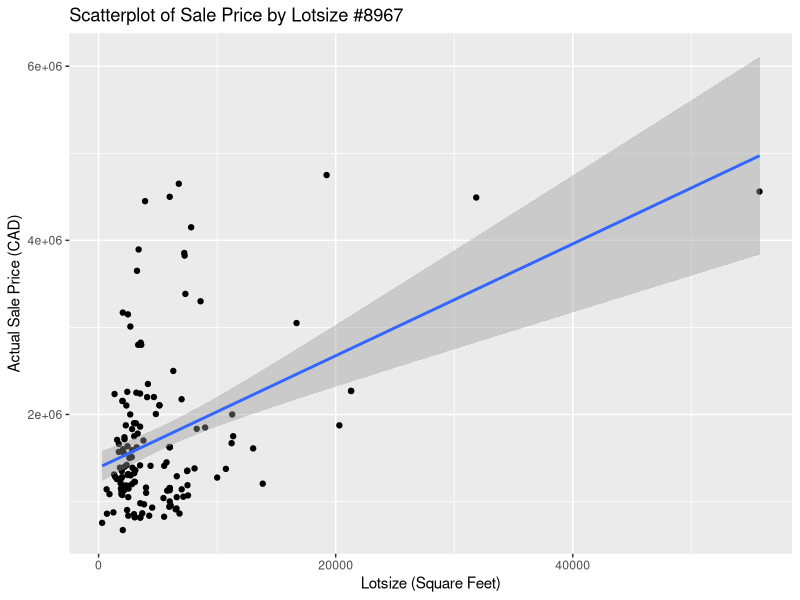
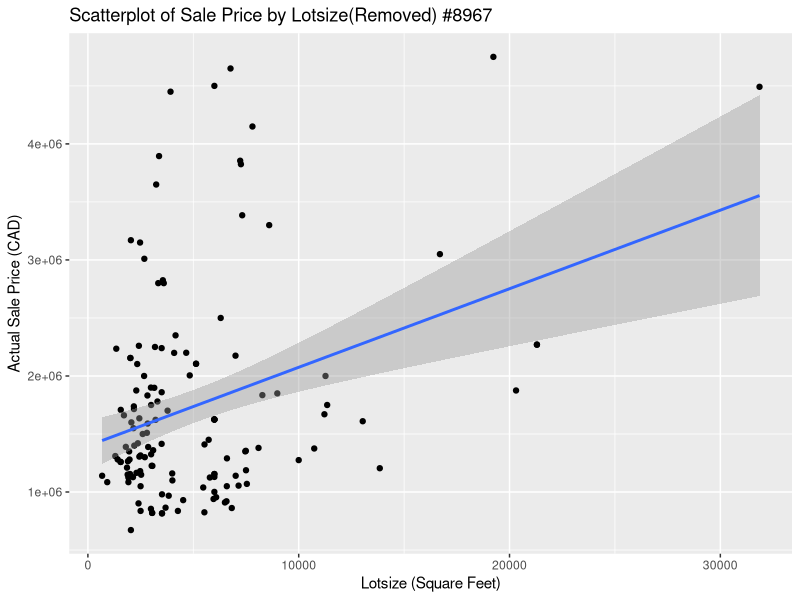
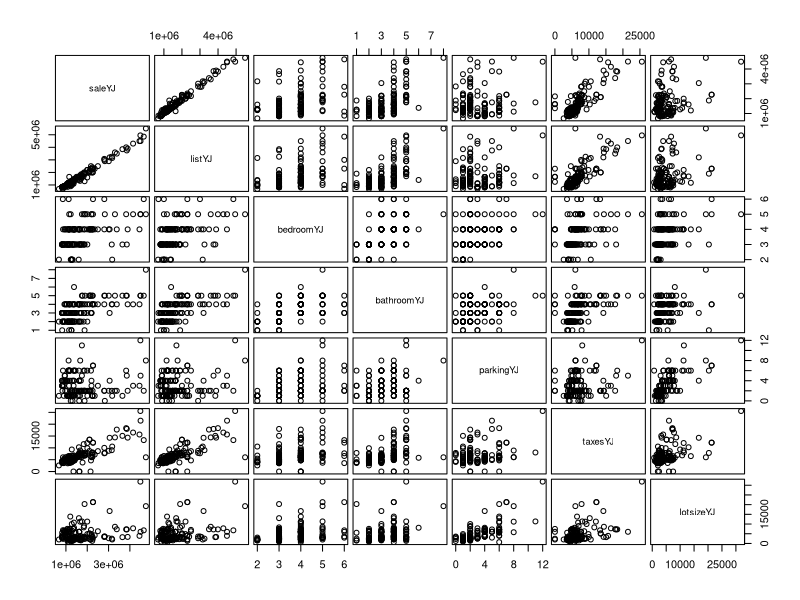
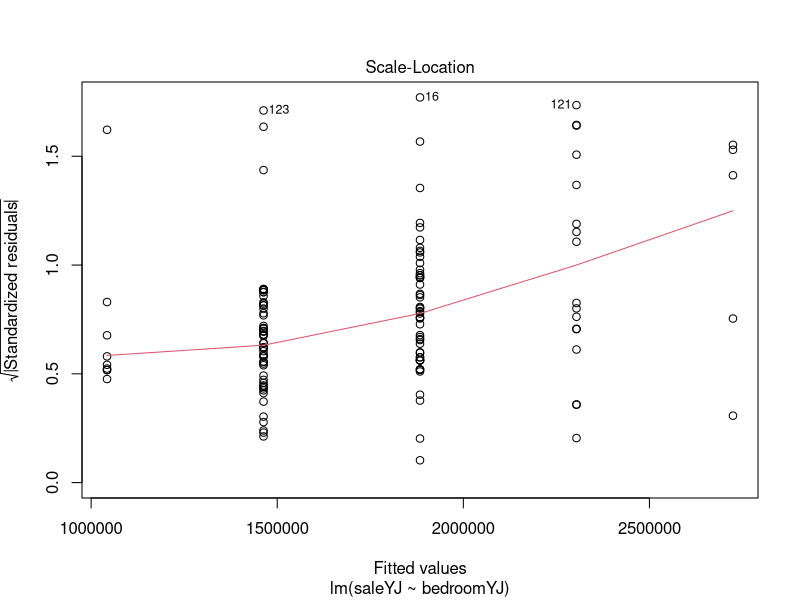
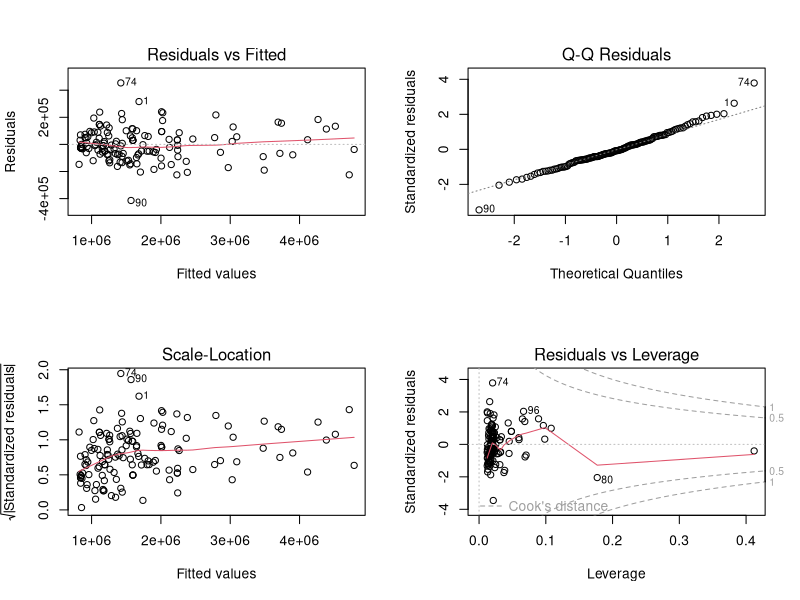

The R script that drew these images, in order:
## ---- chunk 1
knitr::opts_chunk$set(echo = TRUE)
## ---- chunk 2
# set working directory and libraries
library(tidyverse)
library(dplyr)
dataYJ=read.csv("real203.csv")
attach(dataYJ)
glimpse(dataYJ)
## ---- chunk 3
# collect sample data
# (a)
set.seed(1004728967) # set the seed of randomization
id8967=sample(nrow(dataYJ),150) #ids of 150 random samples
sample8967 = dataYJ[id8967,] # 150 samples drawn from the population
id8967
## ---- chunk 4
lotsize = sample8967$lotlength * sample8967$lotwidth
sampleYJ = select (sample8967,-c(lotwidth, lotlength))
sampleYJ$lotsize = lotsize # replace lotwidth, lotlength with lotsize
## ---- chunk 5
summary(sampleYJ)
## ---- chunk 6
mlist=lm(sampleYJ[,2]~sampleYJ[,10]) #SLR model
ggplot(sampleYJ, aes(x=sampleYJ[,10],y=sampleYJ[,2]))+geom_point()+labs(title="Scatterplot of Sale Price by Lotsize #8967")+xlab('Lotsize (Square Feet)')+ylab('Actual Sale Price (CAD)')+geom_smooth(method ="lm")
# use tidyverse gg-plot to get scatter plots
## ---- chunk 7
sub8967=filter(sampleYJ,lotsize != 'NA', parking != 'NA', taxes != 'NA', lotsize<40000)
# remove all the missing values and a leverage point

ggplot(sub8967, aes(x=sub8967[,10],y=sub8967[,2]))+geom_point()+labs(title="Scatterplot of Sale Price by Lotsize(Removed) #8967")+xlab('Lotsize (Square Feet)')+ylab('Actual Sale Price (CAD)')+geom_smooth(method ="lm")

## ---- chunk 8
subYJ = select (sub8967,-c(maxsqfoot))
# we use data subYJ from now on
## ---- chunk 9
# define cleaned data variables for convenience
saleYJ = subYJ$sale
listYJ = subYJ$list
bedroomYJ = subYJ$bedroom
bathroomYJ = subYJ$bathroom
parkingYJ = subYJ$parking
taxesYJ = subYJ$taxes
lotsizeYJ = subYJ$lotsize
locationYJ = subYJ$location

#generate pairwise correlation and scatter plot matrices
numericx=cbind(saleYJ,listYJ,bedroomYJ,bathroomYJ,parkingYJ,taxesYJ,lotsizeYJ)
round(cor(numericx,use = "complete.obs"), 4)
pairs(~saleYJ+listYJ+bedroomYJ+bathroomYJ+parkingYJ+taxesYJ+lotsizeYJ,
      data=subYJ,gap=0.4,cex.labels=0.85)
## ---- chunk 10
a = cor(numericx,use = "complete.obs")[1,]
rank(-c(a))
## ---- chunk 11
lm_tax_sale=lm(saleYJ~bedroomYJ)
plot(lm_tax_sale, which=c(3,3))
## ---- chunk 12
full.lm = lm(saleYJ ~ listYJ + taxesYJ + lotsizeYJ + bedroomYJ + bathroomYJ + parkingYJ + locationYJ)
## ---- chunk 13
coefficient = summary(full.lm)$coefficients[,1]
p_value = summary(full.lm)$coefficients[,4]
c = data.frame(coefficient,p_value)
round(c,4)
## ---- chunk 14
step(full.lm, direction = "backward")
## ---- chunk 15
step(full.lm, direction = "backward", k=log(140)) # 140 datapoints in sample
## ---- chunk 16
reduced.lm=lm(saleYJ~listYJ + taxesYJ + locationYJ)
par(mfrow = c(2, 2))  # Split the plotting panel into a 2 x 2 grid
plot(reduced.lm)
